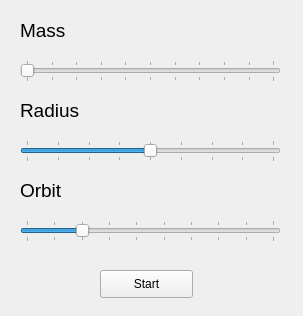
<?xml version="1.0" encoding="UTF-8"?>
<ui version="4.0">
 <class>input_parameters_form</class>
 <widget class="QWidget" name="input_parameters_form">
  <property name="geometry">
   <rect>
    <x>0</x>
    <y>0</y>
    <width>303</width>
    <height>316</height>
   </rect>
  </property>
  <property name="windowTitle">
   <string>input_parameters_form</string>
  </property>
  <widget class="QPushButton" name="start_button">
   <property name="geometry">
    <rect>
     <x>100</x>
     <y>270</y>
     <width>93</width>
     <height>28</height>
    </rect>
   </property>
   <property name="text">
    <string>Start</string>
   </property>
  </widget>
  <widget class="QSlider" name="radius_slider">
   <property name="geometry">
    <rect>
     <x>20</x>
     <y>140</y>
     <width>261</width>
     <height>22</height>
    </rect>
   </property>
   <property name="minimum">
    <number>3</number>
   </property>
   <property name="maximum">
    <number>11</number>
   </property>
   <property name="value">
    <number>7</number>
   </property>
   <property name="orientation">
    <enum>Qt::Horizontal</enum>
   </property>
   <property name="tickPosition">
    <enum>QSlider::TicksBothSides</enum>
   </property>
   <property name="tickInterval">
    <number>1</number>
   </property>
  </widget>
  <widget class="QLabel" name="mass_label">
   <property name="geometry">
    <rect>
     <x>20</x>
     <y>10</y>
     <width>261</width>
     <height>41</height>
    </rect>
   </property>
   <property name="font">
    <font>
     <pointsize>14</pointsize>
    </font>
   </property>
   <property name="text">
    <string>Mass</string>
   </property>
  </widget>
  <widget class="QSlider" name="horizontalSlider_3">
   <property name="geometry">
    <rect>
     <x>20</x>
     <y>220</y>
     <width>261</width>
     <height>22</height>
    </rect>
   </property>
   <property name="minimum">
    <number>50</number>
   </property>
   <property name="maximum">
    <number>500</number>
   </property>
   <property name="value">
    <number>150</number>
   </property>
   <property name="orientation">
    <enum>Qt::Horizontal</enum>
   </property>
   <property name="tickPosition">
    <enum>QSlider::TicksBothSides</enum>
   </property>
   <property name="tickInterval">
    <number>50</number>
   </property>
  </widget>
  <widget class="QLabel" name="radius_label">
   <property name="geometry">
    <rect>
     <x>20</x>
     <y>95</y>
     <width>261</width>
     <height>31</height>
    </rect>
   </property>
   <property name="font">
    <font>
     <pointsize>14</pointsize>
    </font>
   </property>
   <property name="text">
    <string>Radius</string>
   </property>
  </widget>
  <widget class="QLabel" name="orbit_label">
   <property name="geometry">
    <rect>
     <x>20</x>
     <y>175</y>
     <width>261</width>
     <height>31</height>
    </rect>
   </property>
   <property name="font">
    <font>
     <pointsize>14</pointsize>
    </font>
   </property>
   <property name="text">
    <string>Orbit</string>
   </property>
  </widget>
  <widget class="QSlider" name="mass_slider">
   <property name="geometry">
    <rect>
     <x>20</x>
     <y>60</y>
     <width>261</width>
     <height>22</height>
    </rect>
   </property>
   <property name="minimum">
    <number>1</number>
   </property>
   <property name="maximum">
    <number>1000</number>
   </property>
   <property name="orientation">
    <enum>Qt::Horizontal</enum>
   </property>
   <property name="tickPosition">
    <enum>QSlider::TicksBothSides</enum>
   </property>
   <property name="tickInterval">
    <number>100</number>
   </property>
  </widget>
 </widget>
 <layoutdefault spacing="6" margin="11"/>
 <resources/>
 <connections/>
</ui>
